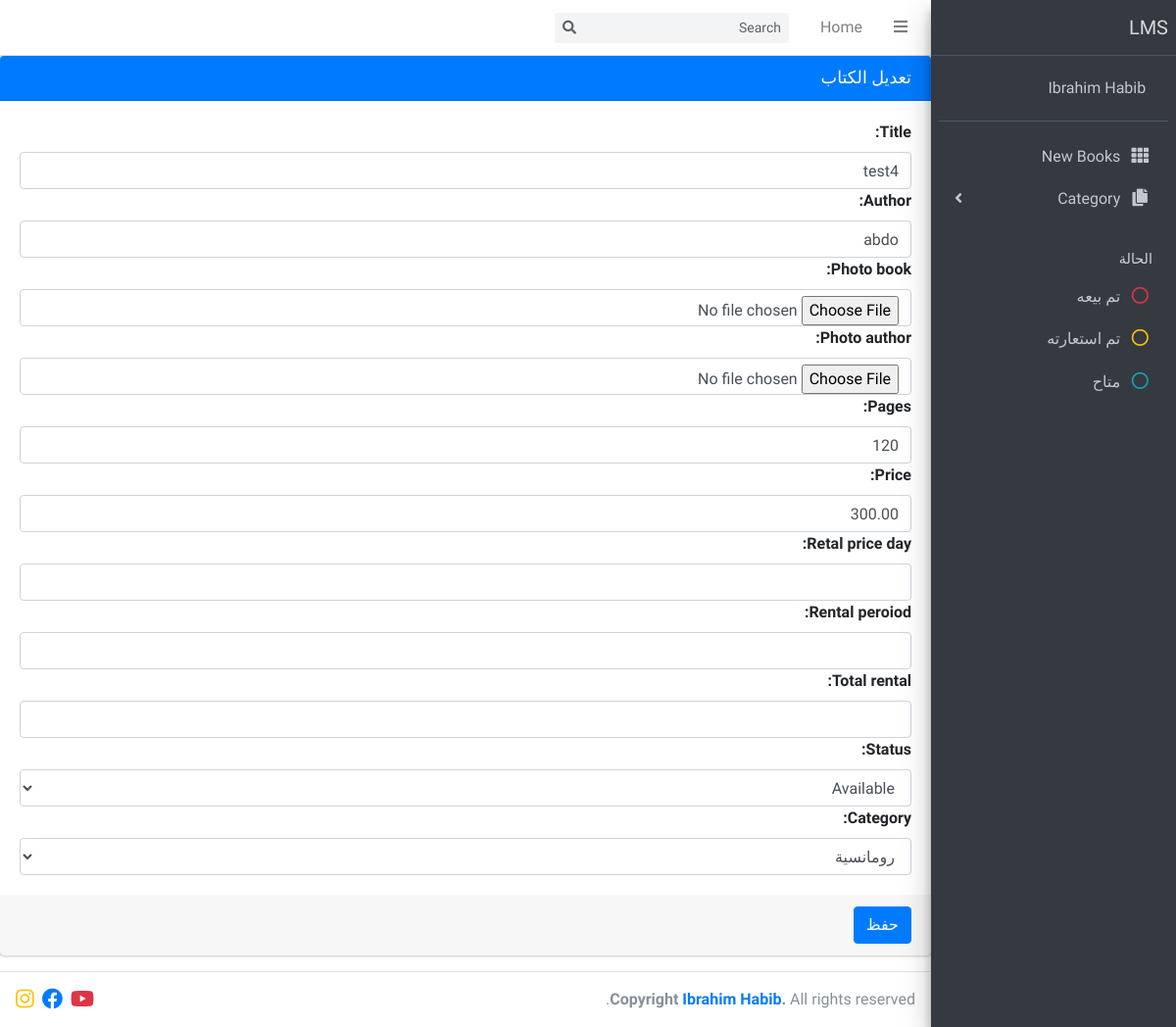
The app's page /update/4, older data.
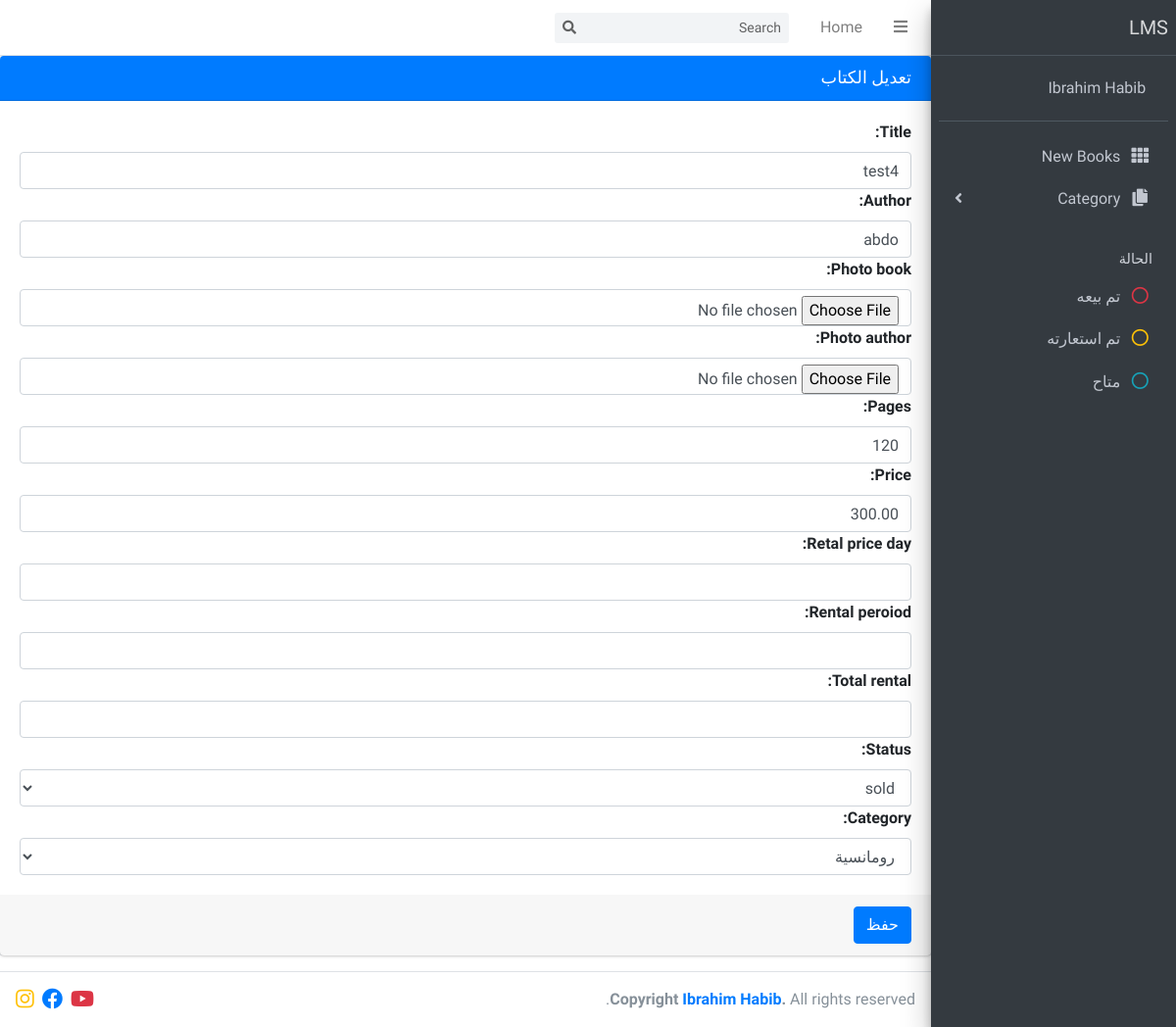
The same page, newer data.
### lms_app/models.py (models this page shows, shortened)
class Book(models.Model):
    status_books = [
        ('Available', 'Available'),
        ('Rented', 'Rented'),
        ('sold', 'sold'),
    ]
    title = models.CharField(max_length=250)
    author = models.CharField(max_length=100, null=True, blank=True)
    photo_book = models.ImageField(upload_to='photos', null=True, blank=True)
    photo_author = models.ImageField(upload_to='photos', null=True, blank=True)
    pages = models.IntegerField(null=True, blank=True)
    price = models.DecimalField(max_digits=10, decimal_places=2, null=True, blank=True)
    retal_price_day = models.DecimalField(max_digits=10, decimal_places=2, null=True, blank=True)
    rental_peroiod = models.IntegerField(null=True, blank=True)
    total_rental = models.DecimalField(null=True, blank=True, max_digits=10, decimal_places=2)
    active = models.BooleanField(default=True)
    status = models.CharField(max_length=100, choices=status_books, null=True, blank=True)
    category = models.ForeignKey(Category, on_delete=models.PROTECT, null=True, blank=True)

### lms_app/views.py (the view)
# urls.py: path('update/<int:id>', views.update, name='update'),
def update(request, id):
    book_id = Book.objects.get(id=id)
    if request.method == 'POST':
        form = BookForm(request.POST, request.FILES, instance=book_id)
        if form.is_valid():
            form.save()
            return redirect('/')
    context = {
        'book': book_id,
        'form': BookForm(instance=book_id),
    }
    return render(request, 'pages/update.html', context)

### lms_app/models.py (called while the page is built)
    def __str__(self):
        return self.name

### templates/pages/update.html (shortened to what this page needs)
{% extends "base.html" %}
{% block content %}
    <div style="direction: rtl;" class="wrapper">
        <div   class="content-wrapper">
        <div  class="card card-primary">
            <div class="card-header">
                <h3 class="card-title">تعديل الكتاب</h3>
            </div>
            <form  method="POST" enctype="multipart/form-data">
                <div class="card-body">
                {{form}}
                </div>
                <div class="card-footer">
                <button type="submit" class="btn btn-primary">حفظ</button>
                </div>
            </form>
            </div>
        </div>
    </div>
{% endblock content %}

Row changes from the older to the newer data that the page shows:
changed Book "test4": status "Available" → "sold"
